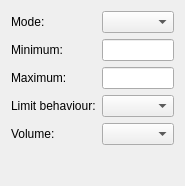
<?xml version="1.0" encoding="UTF-8"?>
<ui version="4.0">
 <class>ToneForm</class>
 <widget class="QWidget" name="ToneForm">
  <property name="geometry">
   <rect>
    <x>0</x>
    <y>0</y>
    <width>150</width>
    <height>186</height>
   </rect>
  </property>
  <property name="windowTitle">
   <string>Form</string>
  </property>
  <layout class="QVBoxLayout" name="verticalLayout">
   <item>
    <layout class="QGridLayout" name="gridLayout">
     <item row="0" column="0">
      <widget class="QLabel" name="label">
       <property name="text">
        <string>Mode:</string>
       </property>
      </widget>
     </item>
     <item row="0" column="1">
      <widget class="QComboBox" name="modeComboBox"/>
     </item>
     <item row="1" column="0">
      <widget class="QLabel" name="minimumLabel">
       <property name="text">
        <string>Minimum:</string>
       </property>
      </widget>
     </item>
     <item row="1" column="1">
      <widget class="QLineEdit" name="minimumEdit">
       <property name="inputMethodHints">
        <set>Qt::ImhDigitsOnly</set>
       </property>
      </widget>
     </item>
     <item row="2" column="0">
      <widget class="QLabel" name="maximumLabel">
       <property name="text">
        <string>Maximum:</string>
       </property>
      </widget>
     </item>
     <item row="2" column="1">
      <widget class="QLineEdit" name="maximumEdit">
       <property name="inputMethodHints">
        <set>Qt::ImhDigitsOnly</set>
       </property>
      </widget>
     </item>
     <item row="3" column="0">
      <widget class="QLabel" name="label_4">
       <property name="text">
        <string>Limit behaviour:</string>
       </property>
      </widget>
     </item>
     <item row="3" column="1">
      <widget class="QComboBox" name="limitComboBox"/>
     </item>
     <item row="4" column="0">
      <widget class="QLabel" name="label_5">
       <property name="text">
        <string>Volume:</string>
       </property>
      </widget>
     </item>
     <item row="4" column="1">
      <widget class="QComboBox" name="volumeComboBox"/>
     </item>
    </layout>
   </item>
   <item>
    <spacer name="verticalSpacer">
     <property name="orientation">
      <enum>Qt::Vertical</enum>
     </property>
     <property name="sizeHint" stdset="0">
      <size>
       <width>20</width>
       <height>40</height>
      </size>
     </property>
    </spacer>
   </item>
  </layout>
 </widget>
 <resources/>
 <connections/>
</ui>
